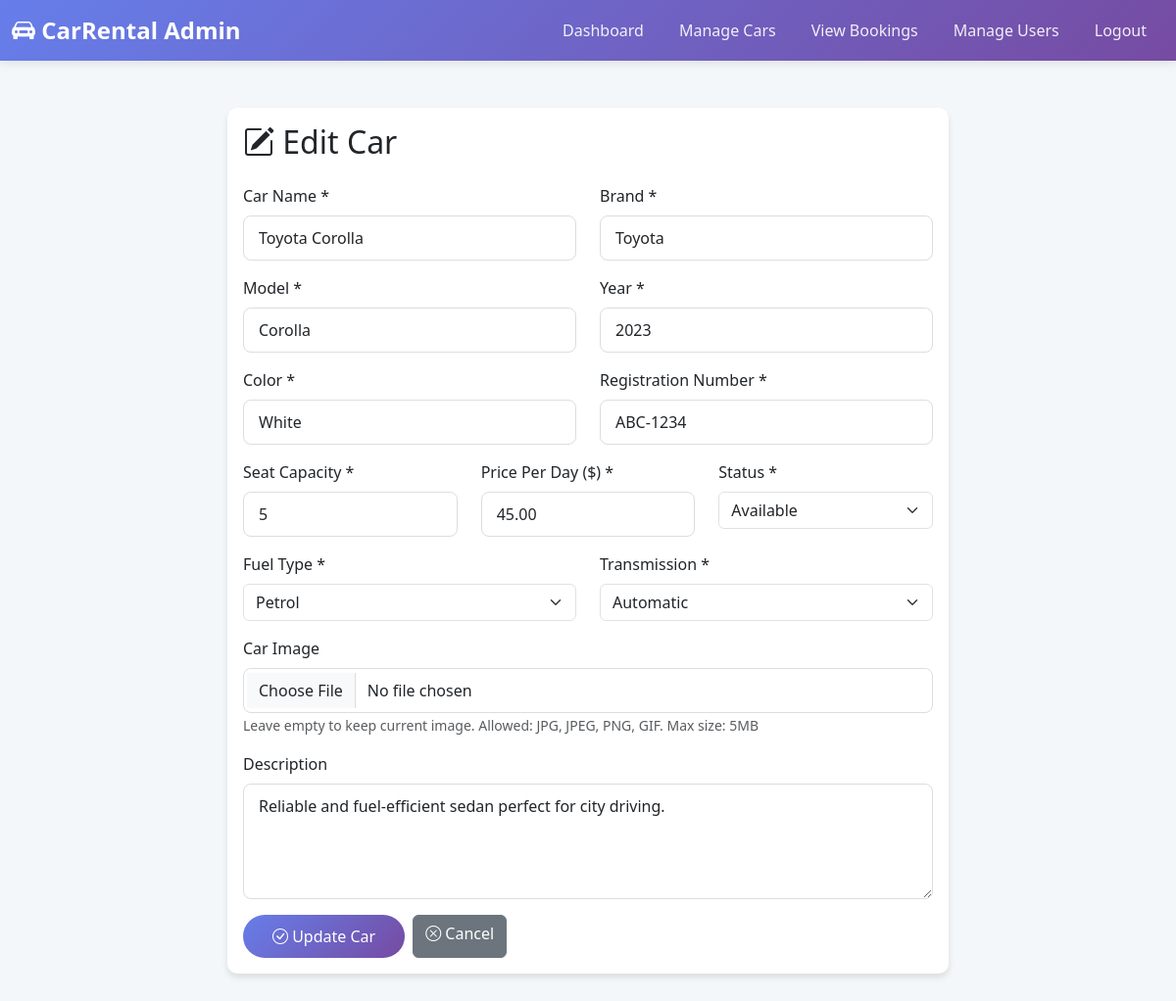
Screenshot of /admin/edit-car.php?id=1 (signed in) with the database file from the repository.
### tables this page shows
CREATE TABLE IF NOT EXISTS cars (
    id INT AUTO_INCREMENT PRIMARY KEY,
    car_name VARCHAR(100) NOT NULL,
    brand VARCHAR(50) NOT NULL,
    model VARCHAR(50) NOT NULL,
    year INT NOT NULL,
    color VARCHAR(30),
    registration_number VARCHAR(20) UNIQUE NOT NULL,
    seat_capacity INT NOT NULL,
    price_per_day DECIMAL(10, 2) NOT NULL,
    fuel_type ENUM('Petrol', 'Diesel', 'Electric', 'Hybrid') NOT NULL,
    transmission ENUM('Manual', 'Automatic') NOT NULL,
    image VARCHAR(255),
    status ENUM('available', 'booked', 'maintenance') DEFAULT 'available',
    description TEXT,
    created_at TIMESTAMP DEFAULT CURRENT_TIMESTAMP
);

### includes/functions.php (called while the page is built, shortened)
<?php
function getCarById($carId) {
    $conn = getDBConnection();
    $query = "SELECT * FROM cars WHERE id = ?";
    $stmt = $conn->prepare($query);
    $stmt->bind_param("i", $carId);
    $stmt->execute();
    $result = $stmt->get_result();
    $car = $result->fetch_assoc();
    return $car;
}
?>

### admin/edit-car.php (the view, shortened to what this page needs)
<?php
require_once '../includes/functions.php';
$carId = intval($_GET['id']);
$car = getCarById($carId);
?>
<!DOCTYPE html>
<html lang="en">
<head>
    <link href="https://cdn.jsdelivr.net/npm/bootstrap@5.3.0/dist/css/bootstrap.min.css" rel="stylesheet">
    <link rel="stylesheet" href="https://cdn.jsdelivr.net/npm/bootstrap-icons@1.11.0/font/bootstrap-icons.css">
    <link rel="stylesheet" href="../assets/css/style.css">
</head>
<body>
    <nav class="navbar navbar-expand-lg navbar-dark">
        <div class="container-fluid">
            <a class="navbar-brand" href="../index.php"><i class="bi bi-car-front-fill"></i> CarRental Admin</a>
            <div class="collapse navbar-collapse">
                <ul class="navbar-nav ms-auto">
                    <li class="nav-item"><a class="nav-link" href="dashboard.php">Dashboard</a></li>
                    <li class="nav-item"><a class="nav-link active" href="manage-cars.php">Manage Cars</a></li>
                    <li class="nav-item"><a class="nav-link" href="view-bookings.php">View Bookings</a></li>
                    <li class="nav-item"><a class="nav-link" href="manage-users.php">Manage Users</a></li>
                    <li class="nav-item"><a class="nav-link" href="../logout.php">Logout</a></li>
                </ul>
            </div>
        </div>
    </nav>
    <div class="container py-5">
        <div class="row justify-content-center">
            <div class="col-lg-8">
                <div class="card">
                    <div class="card-body">
                        <h2 class="card-title mb-4"><i class="bi bi-pencil-square"></i> Edit Car</h2>
                        <form method="POST" enctype="multipart/form-data">
                            <div class="row">
                                <div class="col-md-6 mb-3">
                                    <label class="form-label">Car Name *</label>
                                    <input type="text" class="form-control" name="car_name" value="<?php echo htmlspecialchars($car['car_name']); ?>" required>
                                </div>
                                <div class="col-md-6 mb-3">
                                    <label class="form-label">Brand *</label>
                                    <input type="text" class="form-control" name="brand" value="<?php echo htmlspecialchars($car['brand']); ?>" required>
                                </div>
                            </div>
                            <div class="row">
                                <div class="col-md-6 mb-3">
                                    <label class="form-label">Model *</label>
                                    <input type="text" class="form-control" name="model" value="<?php echo htmlspecialchars($car['model']); ?>" required>
                                </div>
                                <div class="col-md-6 mb-3">
                                    <label class="form-label">Year *</label>
                                    <input type="number" class="form-control" name="year" value="<?php echo $car['year']; ?>" required>
                                </div>
                            </div>
                            <div class="row">
                                <div class="col-md-6 mb-3">
                                    <label class="form-label">Color *</label>
                                    <input type="text" class="form-control" name="color" value="<?php echo htmlspecialchars($car['color']); ?>" required>
                                </div>
                                <div class="col-md-6 mb-3">
                                    <label class="form-label">Registration Number *</label>
                                    <input type="text" class="form-control" name="registration_number" value="<?php echo htmlspecialchars($car['registration_number']); ?>" required>
                                </div>
                            </div>
                            <div class="row">
                                <div class="col-md-4 mb-3">
                                    <label class="form-label">Seat Capacity *</label>
                                    <input type="number" class="form-control" name="seat_capacity" value="<?php echo $car['seat_capacity']; ?>" required>
                                </div>
                                <div class="col-md-4 mb-3">
                                    <label class="form-label">Price Per Day ($) *</label>
                                    <input type="number" class="form-control" name="price_per_day" step="0.01" value="<?php echo $car['price_per_day']; ?>" required>
                                </div>
                                <div class="col-md-4 mb-3">
                                    <label class="form-label">Status *</label>
                                    <select class="form-select" name="status" required>
                                        <option value="available" <?php echo $car['status'] === 'available' ? 'selected' : ''; ?>>Available</option>
                                    </select>
                                </div>
                            </div>
                            <div class="row">
                                <div class="col-md-6 mb-3">
                                    <label class="form-label">Fuel Type *</label>
                                    <select class="form-select" name="fuel_type" required>
                                        <option value="Petrol" <?php echo $car['fuel_type'] === 'Petrol' ? 'selected' : ''; ?>>Petrol</option>
                                    </select>
                                </div>
                                <div class="col-md-6 mb-3">
                                    <label class="form-label">Transmission *</label>
                                    <select class="form-select" name="transmission" required>
                                        <option value="Automatic" <?php echo $car['transmission'] === 'Automatic' ? 'selected' : ''; ?>>Automatic</option>
                                    </select>
                                </div>
                            </div>
                            <div class="mb-3">
                                <label class="form-label">Car Image</label>
                                <input type="file" class="form-control" id="car_image" name="car_image" accept="image/*" onchange="previewImage(this)">
                                <small class="text-muted">Leave empty to keep current image. Allowed: JPG, JPEG, PNG, GIF. Max size: 5MB</small>
                            </div>
                            <div class="mb-3">
                                <label class="form-label">Description</label>
                                <textarea class="form-control" name="description" rows="4"><?php echo htmlspecialchars($car['description']); ?></textarea>
                            </div>
                            <div class="d-flex gap-2">
                                <button type="submit" class="btn btn-primary"><i class="bi bi-check-circle"></i> Update Car</button>
                                <a href="manage-cars.php" class="btn btn-secondary"><i class="bi bi-x-circle"></i> Cancel</a>
                            </div>
                        </form>
                    </div>
                </div>
            </div>
        </div>
    </div>
</body>
</html>

### assets/css/style.css (style rules this page uses)
* { margin: 0; padding: 0; box-sizing: border-box; }
body { font-family: 'Segoe UI', Tahoma, Geneva, Verdana, sans-serif; background-color: #f4f7f9; color: #333; }
.navbar { background: linear-gradient(135deg, #667eea 0%, #764ba2 100%); box-shadow: 0 2px 10px rgba(0,0,0,0.1); }
.navbar-brand { font-weight: bold; font-size: 1.5rem; color: white !important; }
.navbar-nav .nav-link { color: rgba(255,255,255,0.9) !important; margin: 0 10px; transition: color 0.3s; }
.card { border: none; border-radius: 10px; box-shadow: 0 4px 6px rgba(0,0,0,0.1); transition: transform 0.3s, box-shadow 0.3s; margin-bottom: 30px; }
.btn-primary { background: linear-gradient(135deg, #667eea 0%, #764ba2 100%); border: none; border-radius: 25px; padding: 10px 30px; transition: all 0.3s; }
.form-control { border-radius: 8px; border: 1px solid #ddd; padding: 10px 15px; }

### rows the page displays
cars: car_name "Toyota Corolla", brand "Toyota", model "Corolla", year "2023", color "White", registration_number "ABC-1234", seat_capacity "5", price_per_day "45.00", status "Available", fuel_type "Petrol", transmission "Automatic", description "Reliable and fuel-efficient sedan perfect for city driving."
